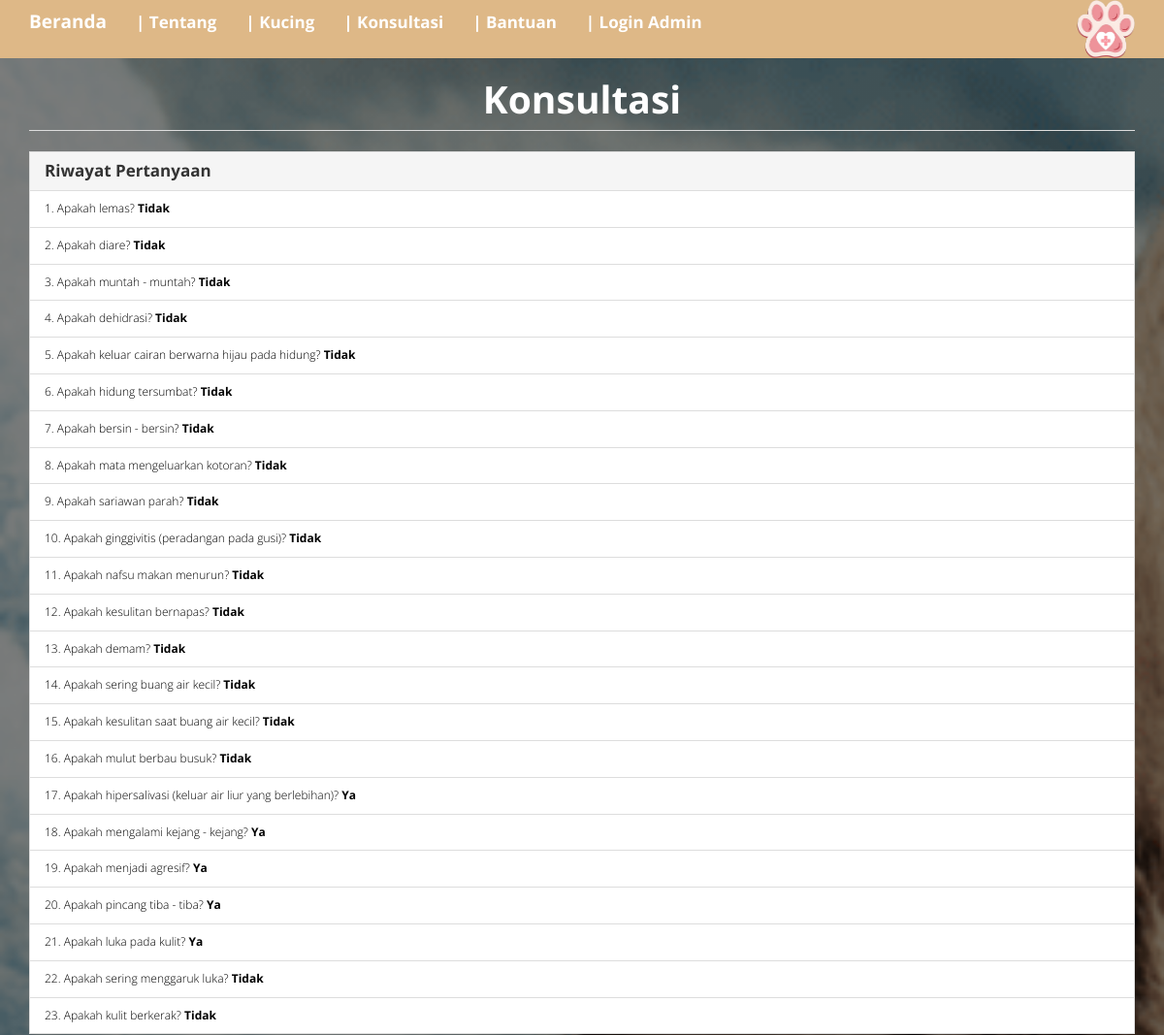
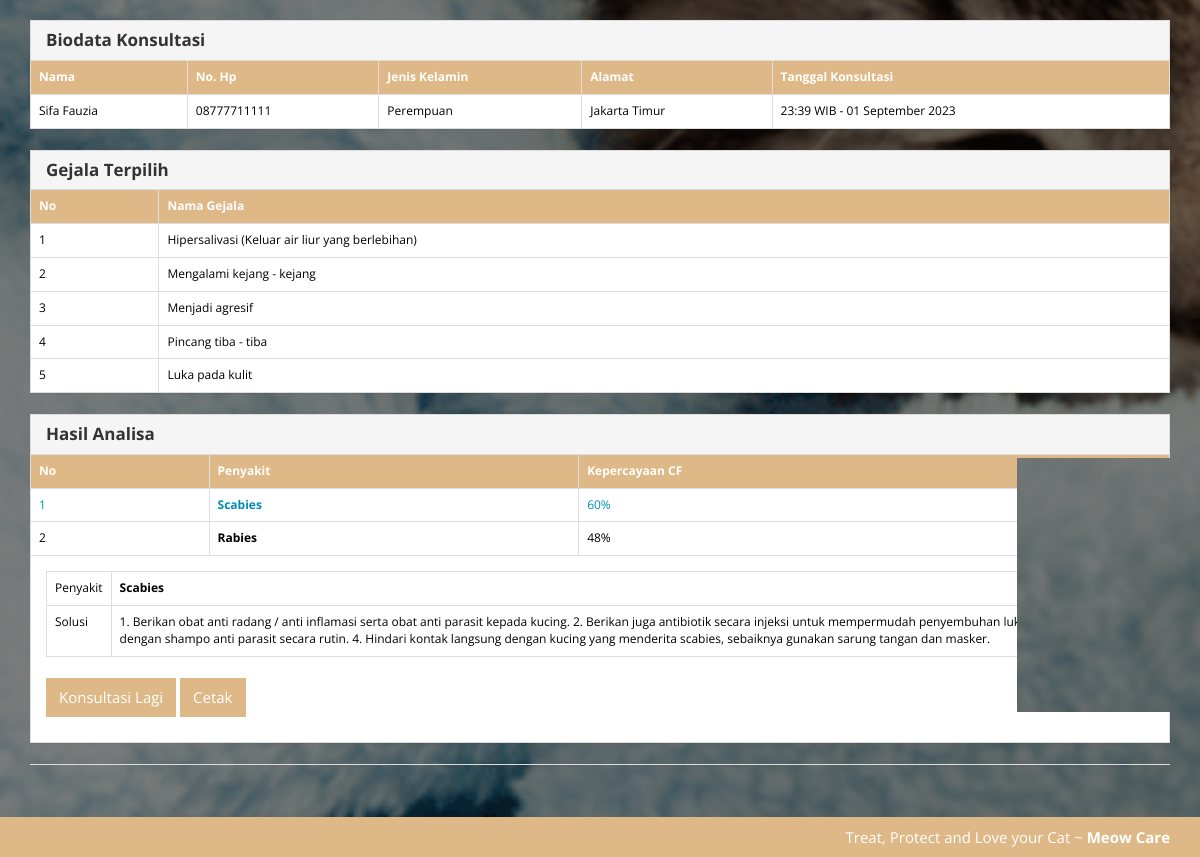
Page /index.php?m=konsultasi on the committed database (2 pictures, top to bottom).
### tables this page shows
CREATE TABLE `tb_konsultasi` (
  `ID` int(11) NOT NULL,
  `kode_gejala` varchar(16) DEFAULT NULL,
  `jawaban` varchar(6) DEFAULT 'Tidak'
);

CREATE TABLE `tb_gejala` (
  `kode_gejala` varchar(16) NOT NULL,
  `nama_gejala` varchar(255) DEFAULT NULL
);

CREATE TABLE `tb_hasil` (
  `id` int(5) NOT NULL,
  `nik` varchar(16) NOT NULL,
  `nama` varchar(255) NOT NULL,
  `no_hp` varchar(255) NOT NULL,
  `jk` varchar(255) NOT NULL,
  `alamat` varchar(255) NOT NULL,
  `tgl` varchar(255) NOT NULL,
  `hasil_konsultasi` varchar(255) NOT NULL,
  `kepercayaan` varchar(255) NOT NULL
);

CREATE TABLE `tb_penyakit` (
  `kode_penyakit` varchar(16) NOT NULL,
  `nama_penyakit` varchar(255) DEFAULT NULL,
  `keterangan` text NOT NULL,
  `solusi` text NOT NULL
);

### functions.php (called while the page is built, shortened)
<?php
$config["server"]='localhost';
$config["username"]='root';
$config["password"]='';
$config["database_name"]='meowcare';
include'includes/db.php';
$db = new DB($config['server'], $config['username'], $config['password'], $config['database_name']);
$mod = @$_GET['m'];
$rows = $db->get_results("SELECT * FROM tb_penyakit ORDER BY kode_penyakit");
$PENYAKIT = array();
foreach($rows as $row){
    $PENYAKIT[$row->kode_penyakit] = $row;
}

### includes/db.php (called while the page is built, shortened)
<?php
class DB{
    var $conn = null;
    public function __construct($host, $username, $passwd, $dbname){
        $this->conn = mysqli_connect($host, $username, $passwd, $dbname);
    }
    public function query($sql){
        $query = mysqli_query($this->conn, $sql) or die('<pre>Error mysqli_query: ' . mysqli_error($this->conn) . '<br />' . $sql . '</pre>');
        return $query;
    }
    public function get_results($sql){
        $query = $this->query($sql);
        $arr = array();
        while($row = mysqli_fetch_object($query)){
            $arr[] = $row;
        }
        return $arr;
    }
    public function get_var($sql){
        $query = $this->query($sql);
        $row = mysqli_fetch_row($query);
        return $row[0];
    }
}

### konsultasi.php (the view, shortened to what this page needs)
<?php
$terjawab = get_terjawab();
$basispengetahuan = get_basispengetahuan($terjawab);
$kode_gejala = get_next_gejala($basispengetahuan);
$success = @$_GET['success'];
$row = $db->get_row("SELECT * FROM tb_gejala WHERE kode_gejala='$kode_gejala'");
$count = $db->get_var("SELECT COUNT(*) FROM tb_konsultasi");
if(!$row){
    $success = true;
}
?>
<!DOCTYPE html>
<html lang="en">
  <head>
    <link href="assets/css/yeti-bootstrap.min.css" rel="stylesheet"/>
    <link href="assets/css/general.css" rel="stylesheet"/>
    <link href="assets/css/select2.min.css" rel="stylesheet"/>
    </head>
    <body class="dark hi" >
<div class="page-header">
    <h1 align="center"><b>Konsultasi</b></h1>
</div>
<?php if($success) :?>
<div class="panel panel-default">
    <div class="panel-heading">
        <h3 class="panel-title"><b>Riwayat Pertanyaan</b></h3>
    </div>
    <div class="list-group">
        <?php
        $rows = $db->get_results("SELECT * FROM tb_konsultasi k INNER JOIN tb_gejala g ON g.kode_gejala=k.kode_gejala");
        foreach($rows as $row):?>
        <div class="list-group-item"><?=$row->ID?>. Apakah <?=strtolower($row->nama_gejala)?>? <strong><?=$row->jawaban?></strong></div>
        <?php endforeach?>
    </div>
</div>
<?php include'konsultasi_hasil.php';
endif?>
</body>
</html>

### index.php (shortened to what this page needs)
<?php
include'functions.php';
?>
<!DOCTYPE html>
<html lang="en">
  <head>
    <link href="assets/css/yeti-bootstrap.min.css" rel="stylesheet"/>
    <link href="assets/css/general.css" rel="stylesheet"/>
    <link href="assets/css/select2.min.css" rel="stylesheet"/>
  <body>
    <nav class="navbar navbar-default navbar-static-top" style="background-color: #DEB887; color: #fff;">
      <div class="container">
        <a class="logo">
            <img src="logo.png" class="logo">
          </a>
      </head>
        <div class="navbar-header">
          <a class="navbar-brand" href="?" class="d"><b>Beranda</b></a>
        </div>
        <div id="navbar" class="navbar-collapse collapse">
          <ul class="nav navbar-nav">
            <?php if($_SESSION['login']):?>
            <li><a href="?m=penyakit" class="t"><b>| Penyakit</b></a></li>
            <li><a href="?m=gejala" class="t"><b>| Gejala</b></a></li>
            <li><a href="?m=basispengetahuan" class="t"><b>| Pengetahuan</b></a></li>
            <li><a href="?m=rule" class="t"><b>| Aturan</b></a></li>
            <li><a href="?m=laporan" class="t"><b>| Laporan</b></a></li>
            <li><a href="?m=laporan_pesan" class="t"><b>| Pesan</b></a></li>
            <li><a href="?m=password" class="t"><b>| Password</b></a></li>
            <li><a href="aksi.php?act=logout" class="t"><b>| Logout</b></a></li>
            <?php else:?>
            <li><a href="?m=tentang" class="t"><b>| Tentang</b></a></li>
            <li><a href="?m=kucing" class="t"><b>| Kucing</b></a></li>
            <li><a href="?m=biodata" class="t"><b>| Konsultasi</b></a></li>
            <li><a href="?m=pesan" class="t"><b>| Bantuan</b></a></li>
            <li><a href="?m=login" class="t"><b>| Login Admin</b></a></li>
            <?php endif?>
          </ul>
        </div>
    <div>
    <div class="container">
    <?php
        if(file_exists($mod.'.php'))
            include $mod.'.php';
        else
            include 'home.php';
    ?>
  </div>
    </div>
    <footer class="footer" style="background-color: #DEB887; color: #fff;">
      <div class="container">
       <span class="pull-right">
        <p>Treat, Protect and Love your Cat ~ <i class="fa fa-heart pulse"></i> <b><a style="color: #fff" href="http://www.mycoding.net" target="_blank">Meow Care</a></b></p>
      </span>
      </div>
    </footer>
  </body>
</html>

### konsultasi_hasil.php (shortened to what this page needs)
<?php
$rows = $db->get_results("SELECT * FROM tb_gejala WHERE kode_gejala IN (SELECT kode_gejala FROM tb_konsultasi WHERE jawaban='Ya')");
if( !$rows ) :
    print_msg('Belum ada gejala terpilih!', 'warning');
    echo '<p><a class="btn btn-primary" href="aksi.php?m=konsultasi&act=new"><span class="glyphicon glyphicon-refresh"></span> Konsultasi Lagi</a></p>';
else:
?>
<div class="panel panel-default">
    <div class="panel-heading">
        <h3 class="panel-title"><b>Biodata Konsultasi</b></h3>
    </div>
    <table class="table table-bordered table-hover">
    <thead>
          <tr style="background-color: #DEB887; color: #fff;">
                <th>Nama</th>
                <th>No. Hp</th>
                <th>Jenis Kelamin</th>
                <th>Alamat</th>
                <th>Tanggal Konsultasi</th>
            </tr></thead>
            <?php
            $rowss = $db->get_results("SELECT * FROM tb_hasil  order by id desc limit 1");
            foreach($rowss as $rowd):?>
            <tr>
                <td><?=$rowd->nama ?></td>
                <td><?=$rowd->no_hp?></td>
                <td><?=$rowd->jk?></td>
                <td><?=$rowd->alamat?></td>
                <td><?=$rowd->tgl?></td>
            </tr>
            <?php endforeach;?>
        </table>
    </div>
<div class="panel panel-default">
    <div class="panel-heading">
        <h3 class="panel-title"><b>Gejala Terpilih</b></h3>
    </div>
    <table class="table table-bordered table-hover">
    <thead>
        <tr style="background-color: #DEB887; color: #fff;">
            <th>No</th>
            <th>Nama Gejala</th>
        </tr>
    </thead>
    <?php
    $no=1;
    foreach($rows as $row):?>
    <tr>
        <td><?=$no++?></td>
        <td><?=$row->nama_gejala?></td>
    </tr>
    <?php endforeach;
    ?>
    </table>
</div>
<?php
$rows = $db->get_results("SELECT *
    FROM tb_basispengetahuan r INNER JOIN tb_penyakit d ON d.kode_penyakit = r.kode_penyakit
    WHERE r.kode_gejala IN (SELECT kode_gejala FROM tb_konsultasi WHERE jawaban='Ya') ORDER BY r.kode_penyakit, r.kode_gejala");
foreach($rows as $row){
   @$penyakit[$row->kode_penyakit]['mb'] = $penyakit[$row->kode_penyakit]['mb'] + $row->mb * (1 - $penyakit[$row->kode_penyakit]['mb']);
    @$penyakit[$row->kode_penyakit]['md'] = $penyakit[$row->kode_penyakit]['md'] + $row->md * (1 - $penyakit[$row->kode_penyakit]['md']);
    @$penyakit[$row->kode_penyakit]['cf'] = $penyakit[$row->kode_penyakit]['mb'] -  $penyakit[$row->kode_penyakit]['md'];
}
?>
<div class="panel panel-default">
    <div class="panel-heading">
        <h3 class="panel-title"><b>Hasil Analisa</b></h3>
    </div>
    <table class="table table-bordered table-hover ">
    <thead>
        <tr style="background-color: #DEB887; color: #fff;">
            <th>No</th>
            <th>Penyakit</th>
            <th>Kepercayaan CF</th>
        </tr>
    </thead>
    <?php
    $no=1;
    function ranking($array){
        $new_arr = array();
        foreach($array as $key => $value) {
            $new_arr[$key] = $value['cf'];
        }
        arsort($new_arr);
                $result = array();
        foreach($new_arr as $key => $value){
            @$result[$key] = ++$no;
        }
        return $result;
    }
    $rank = ranking($penyakit);
    foreach($rank as $key => $value):?>
    <tr class="<?=($value==1) ? 'text-primary' : ''; ?>">
        <td><?=$no++; ?></td>
        <td><b><?=$PENYAKIT[$key]->nama_penyakit; ?></b></td>
        <td><?=$penyakit[$key]['cf'] * 100; ?>%</td>
    </tr>
    <?php endforeach;
    reset($rank);
    ?>
    </table>
    <div class="panel-body">
        <table class="table table-bordered">
            <tr>
                <td>Penyakit</td>
                <td><b><?=$PENYAKIT[key($rank)]->nama_penyakit; ?></b></td>
            </tr>
            <tr>
                <td>Solusi</td>
                <td><?=$PENYAKIT[key($rank)]->solusi; ?></td>
            </tr>
        </table>
        <p>
            <a class="btn edit" style="background-color: #DEB887;" href="index.php?"><span class=""></span> Konsultasi Lagi</a>
            <a class="btn edit" style="background-color: #DEB887;" href="cetak.php?m=konsultasi" target="_blank"><span class=""></span> Cetak</a>
        </p>
    </div>
</div>
<?php endif;?>
<div class="page-header">
    <?php
    require_once 'functions.php';
    ?>

### assets/css/general.css (style rules this page uses)
html { position: relative; min-height: 100%; }
body { margin-bottom: 70px; }
.footer { position: absolute; bottom: 0; width: 100%; height: 40px; }
.footer .container p { margin: 10px 0; }
.page-header { margin-top: 0; padding-bottom: 0; }
.page-header h1 { margin-top: 0; }

### index.php (style rules this page uses)
.hi { background-image: linear-gradient(rgba(0, 0, 0, 0.2),rgba(0, 0, 0, 0.2)), url('kucing6.jpg'); background-size: cover; background-position: center center; background-repeat: no-repeat; background-attachment: fixed; }
.dark { background-color: #000; color: #fff; }
.edit { background-color: #E9967A; color: #fff; }
.t { font-size: 17px; font-family: unset; }
.edit { background-color: #E9967A; }
.logo { width: 60px; height: 60px; float: right; }

### konsultasi.php (style rules this page uses)
.hi { background-image: linear-gradient(rgba(0, 0, 0, 0.5),rgba(0, 0, 0, 0.5)), url('konsultasi1.png'); background-size: cover; background-position: center center; background-repeat: no-repeat; background-attachment: fixed; }
.dark { background-color: #000; color: #000; }
.page-header { color: #fff; }
.edit { background-color: #2f3640; }

### rows in the picture
tb_konsultasi: ID "1", kode_gejala.nama_gejala "lemas", jawaban "Tidak"
tb_konsultasi: ID "2", kode_gejala.nama_gejala "diare", jawaban "Tidak"
tb_konsultasi: ID "3", kode_gejala.nama_gejala "muntah - muntah", jawaban "Tidak"
tb_konsultasi: ID "4", kode_gejala.nama_gejala "dehidrasi", jawaban "Tidak"
tb_konsultasi: ID "5", kode_gejala.nama_gejala "keluar cairan berwarna hijau pada hidung", jawaban "Tidak"
tb_konsultasi: ID "6", kode_gejala.nama_gejala "hidung tersumbat", jawaban "Tidak"
tb_konsultasi: ID "7", kode_gejala.nama_gejala "bersin - bersin", jawaban "Tidak"
tb_konsultasi: ID "8", kode_gejala.nama_gejala "mata mengeluarkan kotoran", jawaban "Tidak"
tb_konsultasi: ID "9", kode_gejala.nama_gejala "sariawan parah", jawaban "Tidak"
tb_konsultasi: ID "10", kode_gejala.nama_gejala "ginggivitis (peradangan pada gusi)", jawaban "Tidak"
tb_konsultasi: ID "11", kode_gejala.nama_gejala "nafsu makan menurun", jawaban "Tidak"
tb_konsultasi: ID "12", kode_gejala.nama_gejala "kesulitan bernapas", jawaban "Tidak"
tb_konsultasi: ID "13", kode_gejala.nama_gejala "demam", jawaban "Tidak"
tb_konsultasi: ID "14", kode_gejala.nama_gejala "sering buang air kecil", jawaban "Tidak"
tb_konsultasi: ID "15", kode_gejala.nama_gejala "kesulitan saat buang air kecil", jawaban "Tidak"
tb_konsultasi: ID "16", kode_gejala.nama_gejala "mulut berbau busuk", jawaban "Tidak"
tb_konsultasi: ID "17", kode_gejala.nama_gejala "hipersalivasi (keluar air liur yang berlebihan)", jawaban "Ya"
tb_konsultasi: ID "18", kode_gejala.nama_gejala "mengalami kejang - kejang", jawaban "Ya"
tb_konsultasi: ID "19", kode_gejala.nama_gejala "menjadi agresif", jawaban "Ya"
tb_konsultasi: ID "20", kode_gejala.nama_gejala "pincang tiba - tiba", jawaban "Ya"
tb_konsultasi: ID "21", kode_gejala.nama_gejala "luka pada kulit", jawaban "Ya"
tb_konsultasi: ID "22", kode_gejala.nama_gejala "sering menggaruk luka", jawaban "Tidak"
tb_konsultasi: ID "23", kode_gejala.nama_gejala "kulit berkerak", jawaban "Tidak"
tb_hasil: nama "Sifa Fauzia", no_hp "08777711111", jk "Perempuan", alamat "Jakarta Timur", tgl "23:39 WIB - 01 September 2023"
tb_gejala: nama_gejala "Hipersalivasi (Keluar air liur yang berlebihan)"
tb_gejala: nama_gejala "Mengalami kejang - kejang"
tb_gejala: nama_gejala "Menjadi agresif"
tb_gejala: nama_gejala "Pincang tiba - tiba"
tb_gejala: nama_gejala "Luka pada kulit"
tb_penyakit: nama_penyakit "Scabies", cf "60", solusi "1. Berikan obat anti radang / anti inflamasi serta obat anti parasit kepada kucing. 2. Berikan juga antibiotik secara injeksi untuk mempermudah penyembuhan luka. 3. Mandikan kucing dengan shampo anti parasit secara rutin. 4. Hindari kontak langsung dengan kucing yang menderita scabies, sebaiknya gunakan sarung tangan dan masker."
tb_penyakit: nama_penyakit "Rabies", cf "48"
